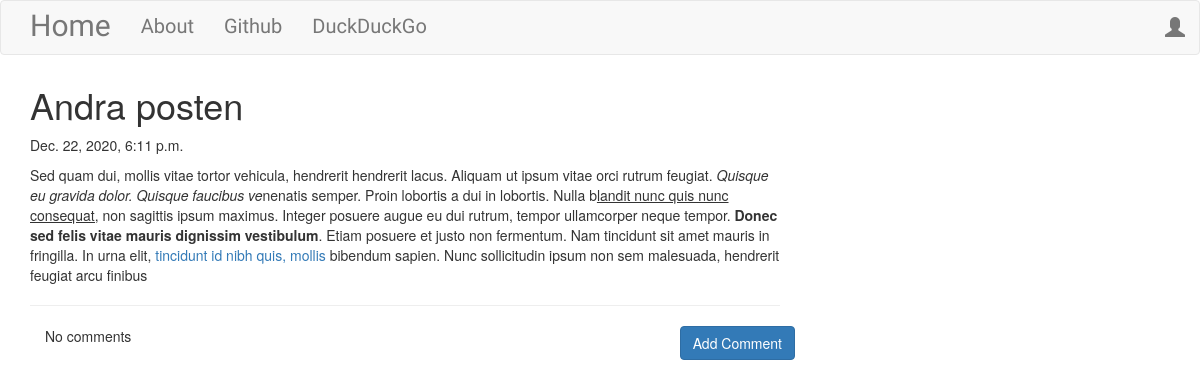
Screenshot of /post/2 with the database file from the repository.
### blog/models.py (models this page shows, shortened)
class Post(models.Model):
  author = models.ForeignKey('auth.User', on_delete=models.CASCADE)
  title = models.CharField(max_length=256)
  text = models.TextField()
  create_date = models.DateTimeField(default=timezone.now)
  published_date = models.DateTimeField(blank=True, null=True)

### blog/views.py (the view)
# urls.py: path('post/<int:pk>', views.PostDetailView.as_view(), name="post_detail"),
class PostDetailView(DetailView):
    model = Post

### blog/templates/blog/post_detail.html (shortened to what this page needs)
{% extends 'blog/base.html' %}
{% block body_block %}
  <h1 class="posttitle loader">{{post.title}}</h1>
  {% if post.published_date %}
    <div class="date postdate">
      {{ post.published_date }}
    </div>
  {% else %}
    <a href="{% url 'post_publish' pk=post.pk %}" class="btn btn-default">Publish</a>
  {% endif %}
  <p class="postcontent">{{post.text|safe|linebreaksbr}}</p>
  <hr>
  <a href="{% url 'add_comment_to_post' pk=post.pk %}" class="btn btn-primary btn-comment">Add Comment</a>
  <div class="container">
    {% for comment in post.comments.all %}
      <br>
      {% if user.is_authenticated or comment.approved_comment %}
      {{comment.created_date}}
        {% if not comment.approved_comment %}
          <a href="{% url 'comment_remove' pk=comment.pk %}" class="btn btn-default">
            <span class="glyphicon glyphicon-remove"></span>
          </a>
          <a href="{% url 'comment_approve' pk=comment.pk %}" class="btn btn-default">
            <span class="glyphicon glyphicon-ok"></span>
          </a>
        {% endif %}
        <p>{{comment.text|safe|linebreaksbr}}</p>
        <p>Posted by: {{comment.author}}</p>
      {% endif %}
      {% empty %}
      <p>No comments</p>
    {% endfor %}
  </div>
{% endblock %}

### blog/static/css/blog.css (style rules this page uses)
.loader { filter:hue-rotate(0deg); color:linear-gradient(45deg,#0f8,#08f); animation:hue 10000ms infinite linear; }
.postcontent { font-family: 'Montserrat'; font-size: 1.6rem; }
.btn-comment { position: absolute; right: 0; }

### rows the page displays
Post: title "Andra posten", published_date "Dec. 22, 2020, 6:11 p.m.", text "Sed quam dui, mollis vitae tortor vehicula, hendrerit hendrerit lacus. Aliquam ut ipsum vitae orci rutrum feugiat. Quisque eu gravida dolor. Quisque faucibus ve nenatis semper. Proin lobortis a dui in lobortis. Nulla b landit nunc quis nunc consequat, non sagittis ipsum maximus. Integer posuere augue eu dui rutrum, tempor ullamcorper neque tempor. Donec sed felis vitae mauris dignissim vestibulum . Etiam posuere et justo non fermentum. Nam tincidunt sit amet mauris in fringilla. In urna elit, tincidunt id nibh quis, mollis bibendum sapien. Nunc sollicitudin ipsum non sem malesuada, hendrerit feugiat arcu finibus"
